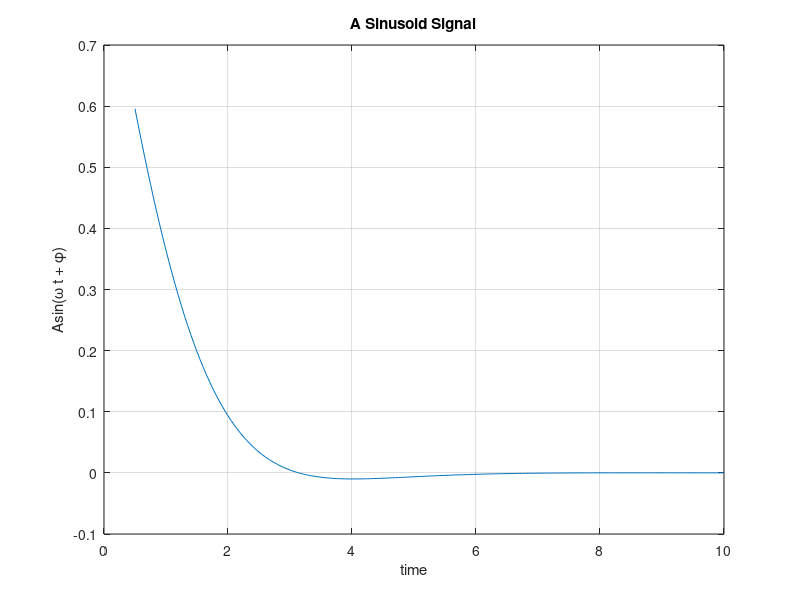

Recreate this plot in MATLAB.
%%%%%%%%%%%%%%%%%%%%%%%%%
% An example program to plot a sinusoid function.
%%%%%%%%%%%%%%%%%%%%%%%%%
w = 2/3; % frequency
phi = pi/3; % phase
step = 0.05; % step in defining a time vector
t = 0.5:step:10; % time vector, the values of t are between 0 and 6*pi,
A = exp(-t); % amplitude of the sinusoid
%the difference of two consecutive values is step
y = A.*sin(w*t + phi); % computing function y(t) = Acos(wt+phi)
plot(t, y) ; % plotting figure
title('A Sinusoid Signal') ; % the title of the figure
xlabel('time'); % writing x label
ylabel('Asin(\omega t + \phi)'); % writing y label
grid on % display the grid